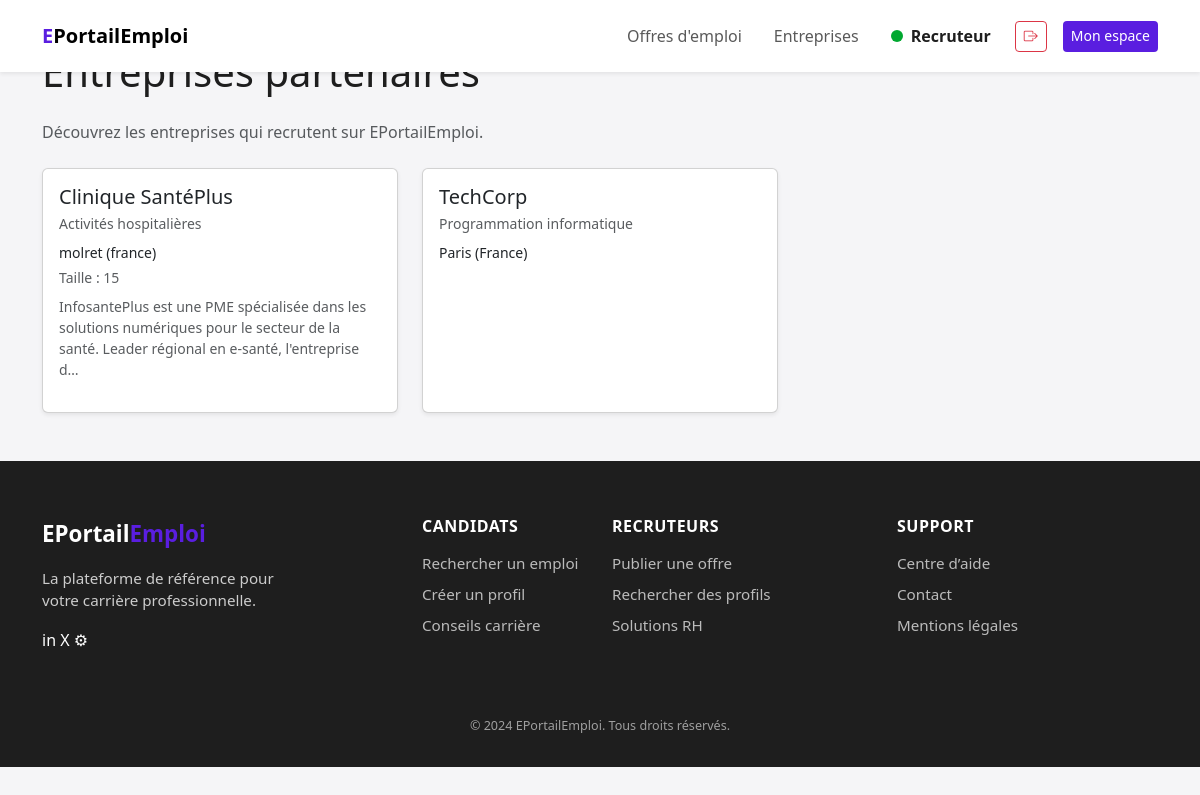
/entreprises (signed in), run on the app's committed database.
### tables this page shows
CREATE TABLE IF NOT EXISTS `entreprises` (
  `id` int NOT NULL AUTO_INCREMENT,
  `date_inscription` timestamp NULL DEFAULT CURRENT_TIMESTAMP,
  `gestionnaire_id` int DEFAULT NULL,
  `nom` varchar(150) NOT NULL,
  `secteur_id` int NOT NULL,
  `adresse` varchar(255) NOT NULL,
  `code_postal` varchar(20) DEFAULT NULL,
  `ville` varchar(150) DEFAULT NULL,
  `pays` varchar(100) DEFAULT NULL,
  `telephone` varchar(30) DEFAULT NULL,
  `email` varchar(100) DEFAULT NULL,
  `siret` varchar(14) NOT NULL,
  `site_web` varchar(255) DEFAULT NULL,
  `taille` varchar(50) DEFAULT NULL,
  `description` text,
  `logo` varchar(255) DEFAULT NULL,
  PRIMARY KEY (`id`),
  UNIQUE KEY `siret` (`siret`),
  KEY `secteur_id` (`secteur_id`),
  KEY `fk_entreprises_gestionnaire` (`gestionnaire_id`)
);

CREATE TABLE IF NOT EXISTS `secteurs_entreprises` (
  `id` int NOT NULL AUTO_INCREMENT,
  `code` varchar(10) NOT NULL,
  `libelle` varchar(150) NOT NULL,
  `description` text,
  PRIMARY KEY (`id`),
  UNIQUE KEY `code` (`code`)
);

### app/Modules/Entreprise/EntrepriseController.php (called while the page is built, shortened)
<?php
class EntrepriseController
{
    private function makeService(): EntrepriseService
    {
        $pdo  = Database::getConnection();
        $auth = new AuthService(new AuthRepository($pdo), $pdo);
        $repo = new EntrepriseRepository($pdo);
        return new EntrepriseService($repo, $auth, $pdo);
    }
    public function Index(): void
        {
        $service     = $this->makeService();
        $entreprises = $service->listEntreprises();
        $this->renderPublic("public_list", [
            "title"       => "Gestion des entreprises",
            "entreprises" => $entreprises
        ]);
    }
    private function renderPublic(string $view, array $params = []): void
    {
        extract($params);
        require __DIR__ . "/../../../views/entreprise/{$view}.php";
        require __DIR__ . "/../../../views/layouts/main.php";
    }
}

### app/Core/Router.php (called while the page is built, shortened)
<?php
class Router
{
    private array $routes = [];
    public function get(string $path, string $action): void
    {
        $this->routes['GET'][$path] = $action;
    }
    public function post(string $path, string $action): void
    {
        $this->routes['POST'][$path] = $action;
    }
    public function run(): void
    {
        $method = $_SERVER['REQUEST_METHOD'] ?? 'GET';
        $uri    = $_SERVER['REQUEST_URI'] ?? '/';
        $path = parse_url($uri, PHP_URL_PATH) ?: '/';
        $action = $this->routes[$method][$path];
        [$class, $methodName] = explode('@', $action);
        $controller = new $class();
        $controller->$methodName();
    }
}

### public/index.php (called while the page is built, shortened)
<?php
$router = new Router();
$router->get('/', 'App\\Modules\\Home\\HomeController@index');
$router->get('/login', 'App\\Modules\\Auth\\AuthController@showLogin');
$router->post('/login', 'App\\Modules\\Auth\\AuthController@login');
$router->get('/logout', 'App\\Modules\\Auth\\AuthController@logout');
$router->get('/register/candidat', 'App\\Modules\\Auth\\AuthController@showRegisterCandidat');
$router->post('/register/candidat', 'App\\Modules\\Auth\\AuthController@registerCandidat');
$router->get('/register/entreprise', 'App\\Modules\\Auth\\AuthController@showRegisterEntreprise');
$router->post('/register/entreprise', 'App\\Modules\\Auth\\AuthController@registerEntreprise');
$router->get('/entreprises', 'App\\Modules\\Entreprise\\EntrepriseController@index');
$router->get('/admin/entreprises', 'App\\Modules\\Entreprise\\EntrepriseController@adminIndex');
$router->get('/admin/entreprises/create', 'App\\Modules\\Entreprise\\EntrepriseController@createForm');
$router->post('/admin/entreprises/create', 'App\\Modules\\Entreprise\\EntrepriseController@create');
$router->get('/admin/entreprises/edit', 'App\\Modules\\Entreprise\\EntrepriseController@editForm');
$router->post('/admin/entreprises/edit', 'App\\Modules\\Entreprise\\EntrepriseController@update');
$router->post('/admin/entreprises/delete', 'App\\Modules\\Entreprise\\EntrepriseController@delete');
$router->get('/offres', 'App\\Modules\\Offres\\OffresController@index');
$router->run();

### app/Modules/Entreprise/EntrepriseRepository.php (called while the page is built, shortened)
<?php
class EntrepriseRepository
{
    public function getAll(): array
    {
        $sql = "SELECT e.*, s.libelle AS secteur
                FROM entreprises e
                LEFT JOIN secteurs_entreprises s ON s.id = e.secteur_id
                ORDER BY e.nom ASC";
        return $this->pdo->query($sql)->fetchAll(PDO::FETCH_ASSOC);
    }
}

### app/Modules/Entreprise/EntrepriseService.php (called while the page is built, shortened)
<?php
class EntrepriseService
{
    public function listEntreprises(): array
    {
        return $this->repo->getAll();
    }
}

### views/entreprise/public_list.php (the view, shortened to what this page needs)
<section class="py-5">
    <div class="container">
        <h1 class="mb-4">Entreprises partenaires</h1>
        <p class="text-muted mb-4">
            Découvrez les entreprises qui recrutent sur EPortailEmploi.
        </p>
        <div class="row g-4">
            <?php foreach ($entreprises as $e): ?>
                <div class="col-12 col-md-6 col-lg-4">
                    <article class="card h-100 shadow-sm">
                        <div class="card-body">
                            <h2 class="h5 card-title mb-1">
                                <?= htmlspecialchars($e['nom']) ?>
                            </h2>
                            <p class="small text-muted mb-2">
                                <?= htmlspecialchars($e['secteur'] ?? 'Secteur non renseigné') ?>
                            </p>
                            <p class="small mb-1">
                                <?= htmlspecialchars($e['ville'] ?? '') ?>
                                <?php if (!empty($e['pays'])): ?>
                                    (<?= htmlspecialchars($e['pays']) ?>)
                                <?php endif; ?>
                            </p>
                            <?php if (!empty($e['taille'])): ?>
                                <p class="small text-muted mb-2">
                                    Taille : <?= htmlspecialchars($e['taille']) ?>
                                </p>
                            <?php endif; ?>
                            <?php if (!empty($e['description'])): ?>
                                <p class="small text-muted">
                                    <?= nl2br(htmlspecialchars(mb_strimwidth($e['description'], 0, 140, '…'))) ?>
                                </p>
                            <?php endif; ?>
                        </div>
                    </article>
                </div>
            <?php endforeach; ?>
        </div>
    </div>
</section>

### public/assets/css/app.css (style rules this page uses)
:root { --navbar-height: 64px; }
body { font-family: system-ui, -apple-system, BlinkMacSystemFont, "Segoe UI", sans-serif; background-color: #f5f5f7; color: #1e1e1e; }

### public/assets/css/variables.css (style rules this page uses)
:root { --color-primary-purple: #5a1ee0; --color-primary-purple-dark: #3f0d73; --color-primary-purple-light: #6f42c1; --color-primary-white: #ffffff; --color-primary-black: #1e1e1e; --color-light: #f8f9fa; --color-dark: #212529; --color-secondary-purple: #582cce; --color-secondary-green: #61d683; --color-secondary-green-dark: #01a830; --color-secondary-green-light: #9cf3b4; --color-secondary-red: #f23b3e; --color-secondary-red-dark: #e9292c; --color-secondary-redlight: #f74c4f; --color-background-grey: #e2dede; --radius-lg: 16px; --radius-md: 12px; --radius-sm: 6px; --transition-fast: 0.2s ease-in-out; --bs-primary: var(--color-primary-purple); --bs-primary-rgb: 90, 30, 224; --bs-secondary: var(--color-secondary-purple); --bs-secondary-rgb: 88, 44, 206; --bs-dark: var(--color-primary-black); --bs-light: var(--color-primary-white); }

### data on the page
entreprises: nom "Clinique SantéPlus", secteur.libelle "Activités hospitalières", ville "molret", pays "france", taille "15", description "InfosantePlus est une PME spécialisée dans les solutions numériques pour le secteur de la santé. Leader régional en e-santé, l'entreprise d…"
entreprises: nom "TechCorp", secteur.libelle "Programmation informatique", ville "Paris", pays "France"

### other printed values
Auth::role() "Recruteur"
